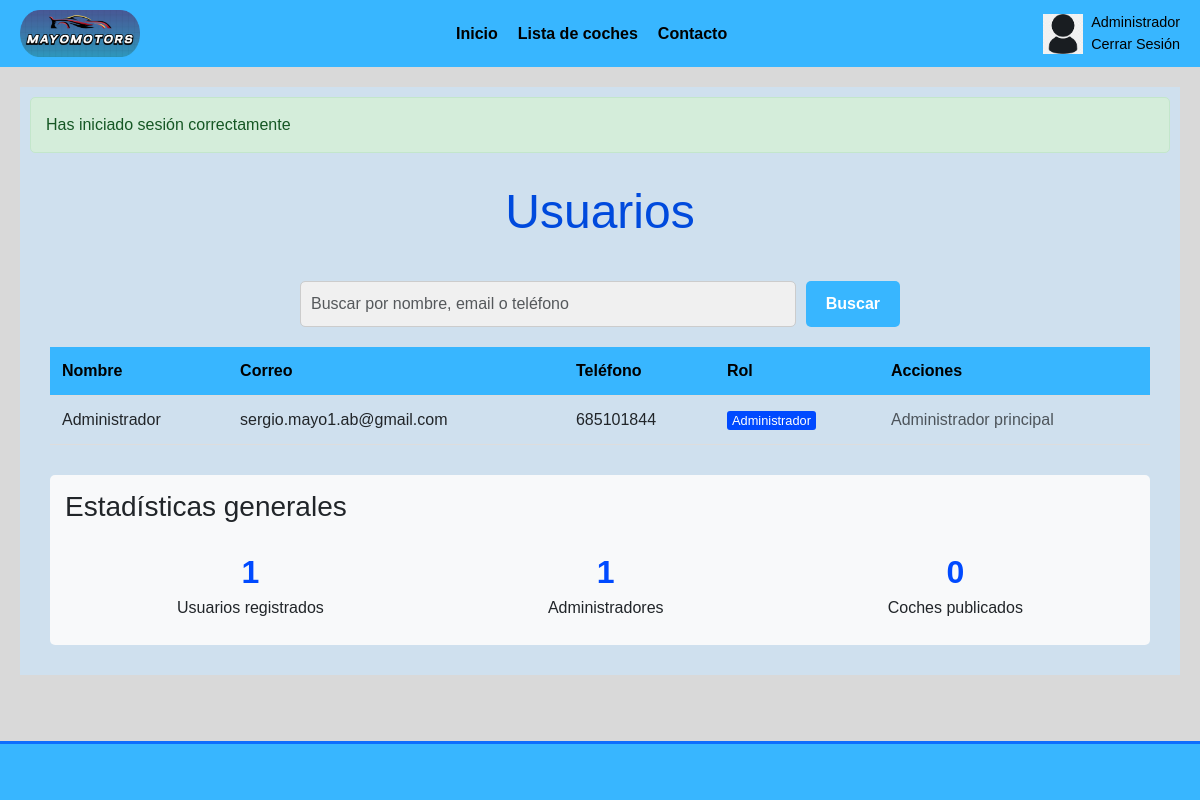
Screenshot of /MayoMotors/admin_usuarios.php (signed in) with the database file from the repository.
### tables this page shows
CREATE TABLE Usuarios (
    id_usuario VARCHAR(20) PRIMARY KEY,
    nombre VARCHAR(50) NOT NULL,
    apellidos VARCHAR(100),
    telefono INT(9) NOT NULL,
    contrasena VARCHAR(100) NOT NULL,
    correo VARCHAR(100) NOT NULL,
    administrador BOOLEAN DEFAULT FALSE
);

### MayoMotors/config.php (called while the page is built, shortened)
<?php
function estaLogueado() {
    return isset($_SESSION['usuario_id']);
}

### MayoMotors/admin_usuarios.php (the view, shortened to what this page needs)
<?php
require_once 'layout.php';
$where = "";
$sql = "SELECT id_usuario, nombre, apellidos, correo, telefono, administrador FROM Usuarios" . $where . " ORDER BY nombre";
$stmt = $conn->prepare($sql);
$stmt->execute();
$result = $stmt->get_result();
mostrarHeader('Administrar Usuarios');
?>
<h1 class="title">Usuarios</h1>
<div class="container">
    <form action="admin_usuarios.php" method="get" class="form-search" style="margin-bottom: 20px;">
        <div style="display: flex; max-width: 600px; margin: 0 auto;">
            <input type="text" name="q" class="form-control" placeholder="Buscar por nombre, email o teléfono" value="<?php echo isset($_GET['q']) ? htmlspecialchars($_GET['q']) : ''; ?>">
            <button type="submit" name="buscar" class="btn btn-primary" style="margin-left: 10px;">Buscar</button>
        </div>
    </form>
    <table class="user-table">
        <thead>
            <tr>
                <th>Nombre</th>
                <th>Correo</th>
                <th>Teléfono</th>
                <th>Rol</th>
                <th>Acciones</th>
            </tr>
        </thead>
        <tbody>
            <?php if ($result->num_rows > 0): ?>
                <?php while ($usuario = $result->fetch_assoc()): ?>
                    <tr>
                        <td>
                            <?php echo $usuario['nombre'] . ' ' . $usuario['apellidos']; ?>
                        </td>
                        <td><?php echo $usuario['correo']; ?></td>
                        <td><?php echo $usuario['telefono']; ?></td>
                        <td>
                            <?php if ($usuario['administrador'] == 1): ?>
                                <span style="background-color: #004AFF; color: white; font-size: 0.8rem; padding: 2px 5px; border-radius: 3px;">
                                    Administrador
                                </span>
                            <?php else: ?>
                                <span style="background-color: #28a745; color: white; font-size: 0.8rem; padding: 2px 5px; border-radius: 3px;">
                                    Usuario
                                </span>
                            <?php endif; ?>
                        </td>
                        <td>
                            <?php if ($usuario['id_usuario'] != 'ADMIN001' && esAdmin()): ?>
                                <a href="admin_usuarios.php?eliminar=<?php echo $usuario['id_usuario']; ?>"
                                    class="btn btn-danger">
                                    Eliminar
                                </a>
                            <?php elseif ($usuario['id_usuario'] == 'ADMIN001'): ?>
                                <span class="text-muted">Administrador principal</span>
                            <?php else: ?>
                                <span class="text-muted">Sin acciones disponibles</span>
                            <?php endif; ?>
                        </td>
                    </tr>
                <?php endwhile; ?>
            <?php else: ?>
                <tr>
                    <td colspan="5" style="text-align: center;">No se encontraron usuarios</td>
                </tr>
            <?php endif; ?>
        </tbody>
    </table>
    <?php
    $stats_sql = "SELECT
                    (SELECT COUNT(*) FROM Usuarios) AS total_usuarios,
                    (SELECT COUNT(*) FROM Usuarios WHERE administrador = 1) AS total_admins,
                    (SELECT COUNT(*) FROM Coches) AS total_coches";
    $stats_result = $conn->query($stats_sql);
    $stats = $stats_result->fetch_assoc();
    ?>
    <div style="margin-top: 30px; background-color: #f8f9fa; padding: 15px; border-radius: 5px;">
        <h3 style="margin-bottom: 15px;">Estadísticas generales</h3>
        <div style="display: flex; justify-content: space-around; flex-wrap: wrap;">
            <div style="text-align: center; padding: 10px;">
                <div style="font-size: 2rem; font-weight: bold; color: #004AFF;"><?php echo $stats['total_usuarios']; ?></div>
                <div>Usuarios registrados</div>
            </div>
            <div style="text-align: center; padding: 10px;">
                <div style="font-size: 2rem; font-weight: bold; color: #004AFF;"><?php echo $stats['total_admins']; ?></div>
                <div>Administradores</div>
            </div>
            <div style="text-align: center; padding: 10px;">
                <div style="font-size: 2rem; font-weight: bold; color: #004AFF;"><?php echo $stats['total_coches']; ?></div>
                <div>Coches publicados</div>
            </div>
        </div>
    </div>
</div>
<?php
mostrarFooter();
?>

### MayoMotors/layout.php (shortened to what this page needs)
<?php
require_once 'config.php';
function mostrarHeader($titulo) {
?>
<!DOCTYPE html>
<html lang="es">
<head>
    <link href="https://cdnjs.cloudflare.com/ajax/libs/bootstrap/5.3.0/css/bootstrap.min.css" rel="stylesheet">
    <link rel="stylesheet" href="https://cdnjs.cloudflare.com/ajax/libs/font-awesome/6.0.0-beta3/css/all.min.css">
    <link rel="stylesheet" href="css/estilos.css">
</head>
<body>
    <div id="wrapper">
        <header class="header">
            <div>
                <a href="index.php">
                    <img src="css/logo.png" alt="MayoMotors" class="logo">
                </a>
            </div>
            <nav class="nav">
                <a href="index.php">Inicio</a>
                <a href="coches.php">Lista de coches</a>
                <a href="contacto.php">Contacto</a>
            </nav>
            <div class="user-section">
                <?php if (estaLogueado()): ?>
                    <div class="dropdown">
                        <div style="display: flex; align-items: center;">
                            <img src="css/sesion.png" alt="Usuario" class="user-icon" style="margin-right: 8px;">
                            <div class="user-info">
                                <span><?php echo $_SESSION['nombre_usuario']; ?></span>
                                <a href="logout.php">Cerrar Sesión</a>
                            </div>
                        </div>
                    </div>
                <?php else: ?>
                    <a href="login.php">Login</a>
                <?php endif; ?>
            </div>
        </header>
        <div class="container">
            <main class="main">
                <?php
                if (isset($_SESSION['alerta'])) {
                    echo '<div class="alert alert-' . $_SESSION['alerta']['tipo'] . '">';
                    echo $_SESSION['alerta']['mensaje'];
                    echo '</div>';
                }
                ?>
<?php
}
function mostrarFooter() {
?>
            </main>
        </div>
        <footer class="bg-primary text-dark py-3 position-relative border-top border-3 border-primary">
            <div class="container-fluid px-0 overflow-hidden">
                <div class="marquee-container">
                    <div class="marquee-content">
                    </div>
                </div>
            </div>
        </footer>
    </div>
</body>
</html>
<?php
}
?>

### MayoMotors/css/estilos.css (style rules this page uses)
* { margin: 0; padding: 0; box-sizing: border-box; font-family: Arial, sans-serif; }
body { background-color: #D9D9D9; }
.header { background-color: #38B6FF; display: flex; justify-content: space-between; align-items: center; padding: 10px 20px; color: black; }
.logo { width: 120px; height: auto; }
.nav { display: flex; gap: 20px; }
.nav a { color: black; text-decoration: none; font-weight: bold; }
.user-section { display: flex; align-items: center; gap: 10px; }
.user-section a { color: black; text-decoration: none; }
.user-icon { width: 40px; height: 40px; }
.user-info { display: flex; flex-direction: column; font-size: 0.9rem; }
.container { max-width: 1200px; margin: 0 auto; padding: 20px; }
.main { background-color: #CFE0EE; min-height: 550px; padding: 20px; }
.title { font-size: 3rem; margin-bottom: 20px; color: #004ADD; text-align: center; margin-top: 30px; }
html, body { height: 100%; margin: 0; padding: 0; }
#wrapper { min-height: 100%; display: flex; flex-direction: column; }
.container { flex: 1 0 auto; width: 100%; max-width: 1200px; margin: 0 auto; }
.main { width: 100%; padding: 10px; }
.bg-primary { background-color: #38B6FF !important; }
.marquee-container { width: 100%; overflow: hidden; }
.marquee-content { display: inline-block; white-space: nowrap; animation: marquee 20s linear infinite; padding-left: 100%; }
.form-control { width: 100%; padding: 10px; border: 1px solid #ccc; border-radius: 5px; background-color: #f0f0f0; }
.btn { padding: 10px 20px; border: none; border-radius: 5px; cursor: pointer; font-weight: bold; }
.btn-primary { background-color: #38B6FF; color: white; text-decoration: none; }
.user-table { width: 100%; border-collapse: collapse; margin-top: 20px; }
.user-table th, .user-table td { padding: 12px; text-align: left; border-bottom: 1px solid #ddd; }
.user-table th { background-color: #38B6FF; color: black; }
.dropdown { position: relative; display: inline-block; }
.alert { padding: 15px; margin-bottom: 20px; border-radius: 5px; }
.alert-success { background-color: #d4edda; color: #155724; border: 1px solid #c3e6cb; }
#wrapper { animation: fadeIn 0.5s ease-in-out; }

### rows the page displays
usuarios: nombre "Administrador", correo "sergio.mayo1.ab@gmail.com", telefono "685101844", administrador "Administrador", shows "Administrador principal"

### other values shown
$_SESSION['nombre_usuario'] "Administrador"
$_SESSION['alerta']['mensaje'] "Has iniciado sesión correctamente"
$stats['total_usuarios'] "1"
$stats['total_admins'] "1"
$stats['total_coches'] "0"
